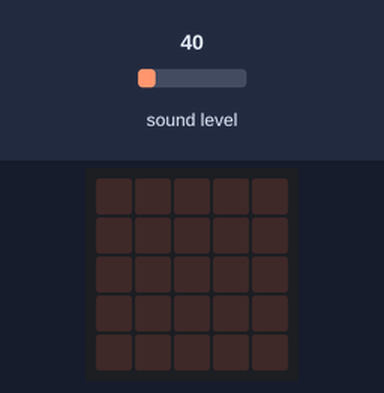
Bench run of a program on a simulated BBC micro:bit (MakeCode). Shown: the board's 5×5 LED display. The inputs (shaded band) are chosen by the test bench; at power-on: sound level 40.

Above: at 1.2 s.
1.3 s: sound level set to 123
2.8 s: sound level set to 129
At 3.9 s:
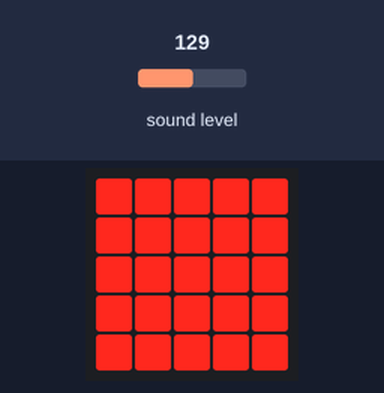
4.3 s: sound level set to 5
At 4.9 s:
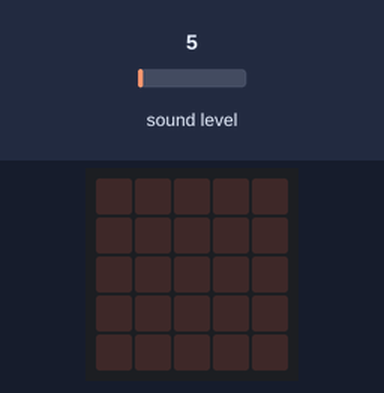
5.9 s: sound level set to 128
At 7.2 s:
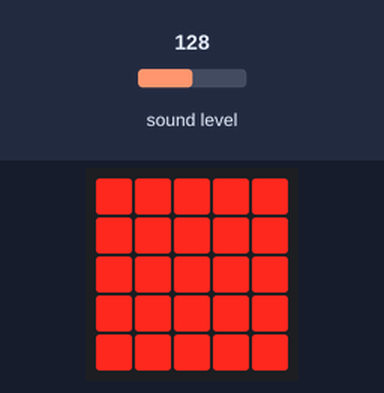
7.5 s: sound level set to 64
At 8.1 s:
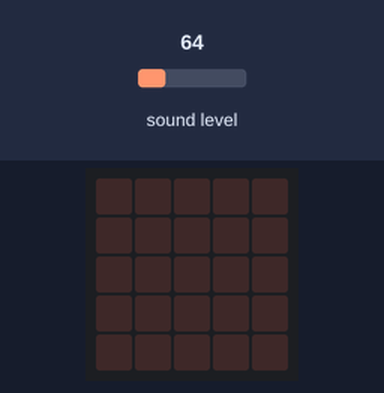
Timing chart, 0 to 10.0 s (numbered marks = the images above; inputs shaded):
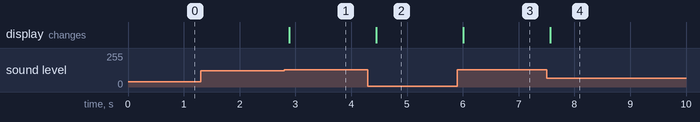

Measured:
- the behaviour switches between 125 and 126 on sound level (found by bisection; images 0 and 1)
- after the input at 1.3 s, every drawn part: stays the same
- after the input at 2.8 s, the display: changes after 0.09 s (image 1)
- after the input at 4.3 s, the display: changes after 0.15 s (image 2)
- after the input at 5.9 s, the display: changes after 0.11 s (image 3)
- after the input at 7.5 s, the display: changes after 0.07 s (image 4)

The program:

main.ts
```typescript
let soinu_limitea = 125
basic.forever(function () {
    if (soinu_limitea < input.soundLevel()) {
        basic.showLeds(`
            # # # # #
            # # # # #
            # # # # #
            # # # # #
            # # # # #
            `)
    } else {
        basic.clearScreen()
    }
    basic.pause(100)
})
```

test.ts
```typescript
// aquí va el archivo "tests"; esto no se compilará cuando este paquete se utilice como una extensión.
```
